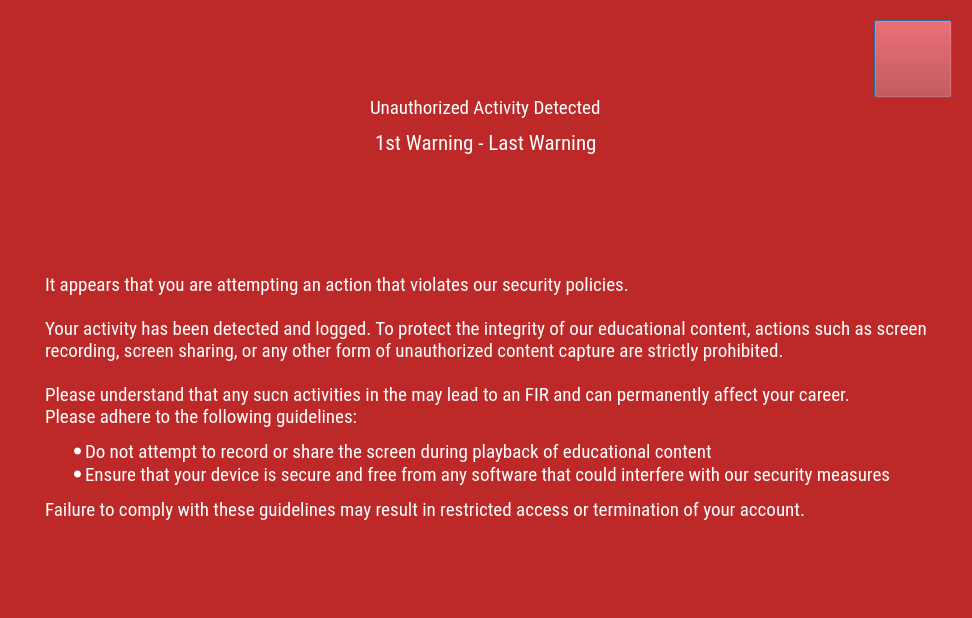
<?xml version="1.0" encoding="UTF-8"?>
<ui version="4.0">
 <class>WarningDialog</class>
 <widget class="QDialog" name="WarningDialog">
  <property name="geometry">
   <rect>
    <x>0</x>
    <y>0</y>
    <width>963</width>
    <height>618</height>
   </rect>
  </property>
  <property name="windowTitle">
   <string>Dialog</string>
  </property>
  <property name="styleSheet">
   <string notr="true">background-color: rgb(189, 41, 41);</string>
  </property>
  <layout class="QVBoxLayout" name="verticalLayout">
   <item>
    <widget class="QFrame" name="horizontalFrame">
     <property name="minimumSize">
      <size>
       <width>0</width>
       <height>0</height>
      </size>
     </property>
     <property name="maximumSize">
      <size>
       <width>16777215</width>
       <height>170</height>
      </size>
     </property>
     <layout class="QHBoxLayout" name="horizontalLayout">
      <item>
       <widget class="QLabel" name="label_6">
        <property name="text">
         <string/>
        </property>
       </widget>
      </item>
      <item>
       <widget class="QFrame" name="verticalFrame">
        <property name="minimumSize">
         <size>
          <width>0</width>
          <height>0</height>
         </size>
        </property>
        <property name="maximumSize">
         <size>
          <width>176773</width>
          <height>150</height>
         </size>
        </property>
        <layout class="QVBoxLayout" name="verticalLayout_2">
         <item alignment="Qt::AlignHCenter">
          <widget class="QLabel" name="label">
           <property name="minimumSize">
            <size>
             <width>55</width>
             <height>55</height>
            </size>
           </property>
           <property name="maximumSize">
            <size>
             <width>55</width>
             <height>55</height>
            </size>
           </property>
           <property name="text">
            <string/>
           </property>
           <property name="pixmap">
            <pixmap resource="resources.qrc">:/piracy_warning</pixmap>
           </property>
          </widget>
         </item>
         <item alignment="Qt::AlignHCenter">
          <widget class="QLabel" name="label_2">
           <property name="maximumSize">
            <size>
             <width>400</width>
             <height>25</height>
            </size>
           </property>
           <property name="font">
            <font>
             <family>Roboto Condensed</family>
             <pointsize>14</pointsize>
            </font>
           </property>
           <property name="styleSheet">
            <string notr="true">color: rgb(255, 255, 255);</string>
           </property>
           <property name="text">
            <string>Unauthorized Activity Detected</string>
           </property>
          </widget>
         </item>
         <item alignment="Qt::AlignHCenter">
          <widget class="QLabel" name="label_3">
           <property name="maximumSize">
            <size>
             <width>400</width>
             <height>30</height>
            </size>
           </property>
           <property name="font">
            <font>
             <family>Roboto Condensed</family>
             <pointsize>16</pointsize>
            </font>
           </property>
           <property name="styleSheet">
            <string notr="true">color: rgb(255, 255, 255);</string>
           </property>
           <property name="text">
            <string>1st Warning - Last Warning</string>
           </property>
          </widget>
         </item>
        </layout>
       </widget>
      </item>
      <item alignment="Qt::AlignRight|Qt::AlignTop">
       <widget class="QPushButton" name="pushButton">
        <property name="styleSheet">
         <string notr="true">
QPushButton {
  border-image: url(:/plus);
  height:70px;
  width:70px;
}
</string>
        </property>
        <property name="text">
         <string/>
        </property>
       </widget>
      </item>
     </layout>
    </widget>
   </item>
   <item>
    <widget class="QLabel" name="label_4">
     <property name="font">
      <font>
       <family>Roboto Condensed</family>
       <pointsize>14</pointsize>
      </font>
     </property>
     <property name="styleSheet">
      <string notr="true">margin:30px;
color: rgb(255, 255, 255);</string>
     </property>
     <property name="text">
      <string>&lt;html&gt;&lt;head/&gt;&lt;body&gt;&lt;p&gt;It appears that you are attempting an action that violates our security policies.&lt;br/&gt;&lt;br/&gt;Your activity has been detected and logged. To protect the integrity of our educational content, actions such as screen &lt;br/&gt; recording, screen sharing, or any other form of unauthorized content capture are strictly prohibited.&lt;br/&gt;&lt;br/&gt;Please understand that any sucn activities in the may lead to an FIR and can permanently affect your career.&lt;br/&gt;Please adhere to the following guidelines: &lt;/p&gt;&lt;ul style=&quot;margin-top: 0px; margin-bottom: 0px; margin-left: 0px; margin-right: 0px; -qt-list-indent: 1;&quot;&gt;&lt;li style=&quot; margin-top:12px; margin-bottom:0px; margin-left:0px; margin-right:0px; -qt-block-indent:0; text-indent:0px;&quot;&gt;Do not attempt to record or share the screen during playback of educational content &lt;/li&gt;&lt;li style=&quot; margin-top:0px; margin-bottom:12px; margin-left:0px; margin-right:0px; -qt-block-indent:0; text-indent:0px;&quot;&gt;Ensure that your device is secure and free from any software that could interfere with our security measures &lt;/li&gt;&lt;/ul&gt;&lt;p&gt;Failure to comply with these guidelines may result in restricted access or termination of your account.&lt;/p&gt;&lt;/body&gt;&lt;/html&gt;</string>
     </property>
    </widget>
   </item>
  </layout>
 </widget>
 <resources>
  <include location="resources.qrc"/>
 </resources>
 <connections/>
</ui>
